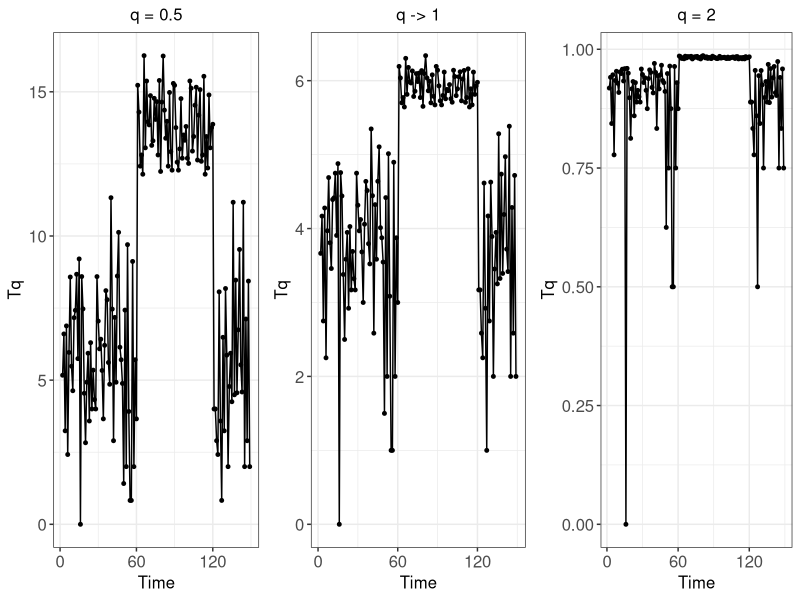
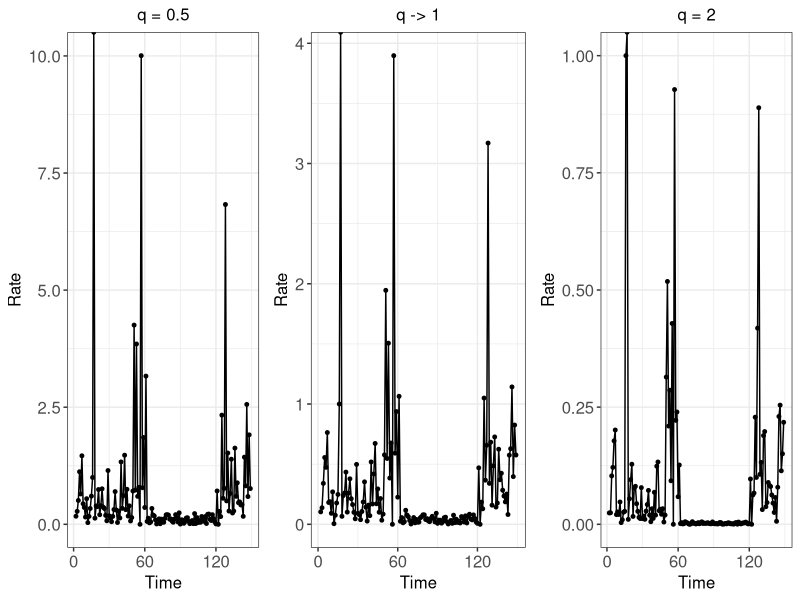

These figures' R source, in order:
library(ggplot2)
library(scales)
library(doBy)
library(grid)
library(gridExtra)

data = read.table("tsallis.txt", header=T)
data$Node = factor(data$Node)
data.test = subset(data, Node=='gw-1' & Time != 1)


pdf("tsallis.pdf", width=8, height=4)

g1.root <- ggplot(data.test) +
  geom_point(aes (x=Time, y=t05), size=1) +
  geom_line(aes (x=Time, y=t05), size=0.5) +
  ggtitle("q = 0.5") +
  ylab("Tq") +
  scale_x_continuous(breaks=seq(0, 180, 60)) +
  theme_bw() + 
  theme(plot.title=element_text(size=12,hjust=0.5),axis.title=element_text(size=12),axis.text=element_text(size=12),legend.text=element_text(size=12), legend.title=element_blank()) 
# print(g1.root)

g2.root <- ggplot(data.test) +
  geom_point(aes (x=Time, y=entropy), size=1) +
  geom_line(aes (x=Time, y=entropy), size=0.5) +
  ggtitle("q -> 1") +
  ylab("Tq") +
  scale_x_continuous(breaks=seq(0, 180, 60)) +
  theme_bw() + 
  theme(plot.title=element_text(size=12,hjust=0.5),axis.title=element_text(size=12),axis.text=element_text(size=12),legend.text=element_text(size=12), legend.title=element_blank()) 
# print(g2.root)

g3.root <- ggplot(data.test) +
  geom_point(aes (x=Time, y=gini), size=1) +
  geom_line(aes (x=Time, y=gini), size=0.5) +
  ggtitle("q = 2") +
  ylab("Tq") +
  scale_x_continuous(breaks=seq(0, 180, 60)) +
  theme_bw() + 
  theme(plot.title=element_text(size=12,hjust=0.5),axis.title=element_text(size=12),axis.text=element_text(size=12),legend.text=element_text(size=12), legend.title=element_blank()) 
# print(g3.root)

g4.root <- ggplot(data.test) +
  geom_point(aes (x=Time, y=t05rate), size=1) +
  geom_line(aes (x=Time, y=t05rate), size=0.5) +
  ggtitle("q = 0.5") +
  ylab("Rate") +
  scale_x_continuous(breaks=seq(0, 180, 60)) +
  theme_bw() + 
  theme(plot.title=element_text(size=12,hjust=0.5),axis.title=element_text(size=12),axis.text=element_text(size=12),legend.text=element_text(size=12), legend.title=element_blank()) 

g5.root <- ggplot(data.test) +
  geom_point(aes (x=Time, y=enrate), size=1) +
  geom_line(aes (x=Time, y=enrate), size=0.5) +
  ggtitle("q -> 1") +
  ylab("Rate") +
  scale_x_continuous(breaks=seq(0, 180, 60)) +
  theme_bw() + 
  theme(plot.title=element_text(size=12,hjust=0.5),axis.title=element_text(size=12),axis.text=element_text(size=12),legend.text=element_text(size=12), legend.title=element_blank()) 


g6.root <- ggplot(data.test) +
  geom_point(aes (x=Time, y=ginirate), size=1) +
  geom_line(aes (x=Time, y=ginirate), size=0.5) +
  ggtitle("q = 2") +
  ylab("Rate") +
  scale_x_continuous(breaks=seq(0, 180, 60)) +
  theme_bw() + 
  theme(plot.title=element_text(size=12,hjust=0.5),axis.title=element_text(size=12),axis.text=element_text(size=12),legend.text=element_text(size=12), legend.title=element_blank()) 

multiplot <- function(..., plotlist=NULL, file, cols=1, layout=NULL) {
  library(grid)

  # Make a list from the ... arguments and plotlist
  plots <- c(list(...), plotlist)

  numPlots = length(plots)

  # If layout is NULL, then use 'cols' to determine layout
  if (is.null(layout)) {
    # Make the panel
    # ncol: Number of columns of plots
    # nrow: Number of rows needed, calculated from # of cols
    layout <- matrix(seq(1, cols * ceiling(numPlots/cols)),
                    ncol = cols, nrow = ceiling(numPlots/cols))
  }

 if (numPlots==1) {
    print(plots[[1]])

  } else {
    # Set up the page
    grid.newpage()
    pushViewport(viewport(layout = grid.layout(nrow(layout), ncol(layout))))

    # Make each plot, in the correct location
    for (i in 1:numPlots) {
      # Get the i,j matrix positions of the regions that contain this subplot
      matchidx <- as.data.frame(which(layout == i, arr.ind = TRUE))

      print(plots[[i]], vp = viewport(layout.pos.row = matchidx$row,
                                      layout.pos.col = matchidx$col))
    }
  }
}

multiplot(g1.root, g2.root, g3.root, cols=3)
multiplot(g4.root, g5.root, g6.root, cols=3)
